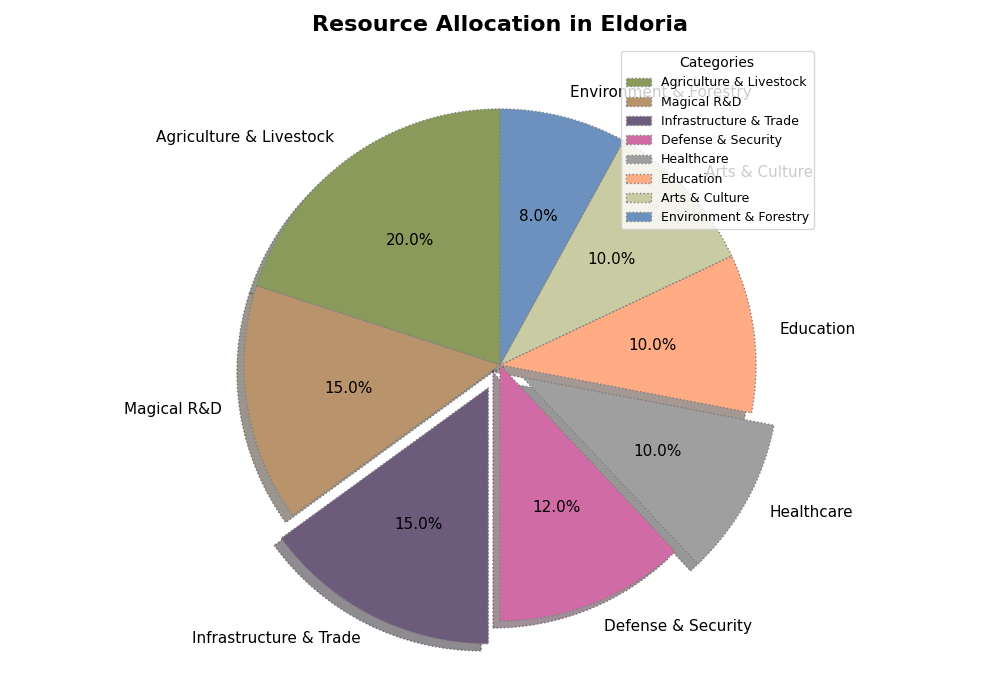

Write the Python code that produced this figure.
import matplotlib.pyplot as plt

resource_categories = [
    'Agriculture & Livestock',
    'Magical R&D',
    'Infrastructure & Trade',
    'Defense & Security',
    'Healthcare',
    'Education',
    'Arts & Culture',
    'Environment & Forestry'
]

resource_allocation = [20, 15, 15, 12, 10, 10, 10, 8]

colors = ['#8a9a5b', '#b9936c', '#6c5b7b', '#d16ba5', '#9f9f9f', '#ffab84', '#c9cba3', '#6c91bf']

explode = (0, 0, 0.1, 0, 0.1, 0, 0, 0)  # Changed exploded slices

fig, ax = plt.subplots(figsize=(10, 7))

wedges, texts, autotexts = ax.pie(
    resource_allocation, explode=explode, labels=resource_categories, colors=colors,
    autopct='%1.1f%%', startangle=90, shadow=True, wedgeprops=dict(edgecolor='grey', linestyle='dotted') # Edge color and style change
)

# Fonts and colors are changed back to default, no specific modifications here
for text in texts:
    text.set_fontsize(11)
    text.set_color('black')

for autotext in autotexts:
    autotext.set_fontsize(11)
    autotext.set_color('black')

ax.set_title("Resource Allocation in Eldoria", fontsize=16, fontweight='bold', pad=10)  # Adjusted title size and padding

ax.legend(wedges, resource_categories, title="Categories", loc="upper right", fontsize=9)  # Changed legend location

plt.grid(True)  # Added grid for an eccentric design choice

plt.tight_layout()

plt.show()
